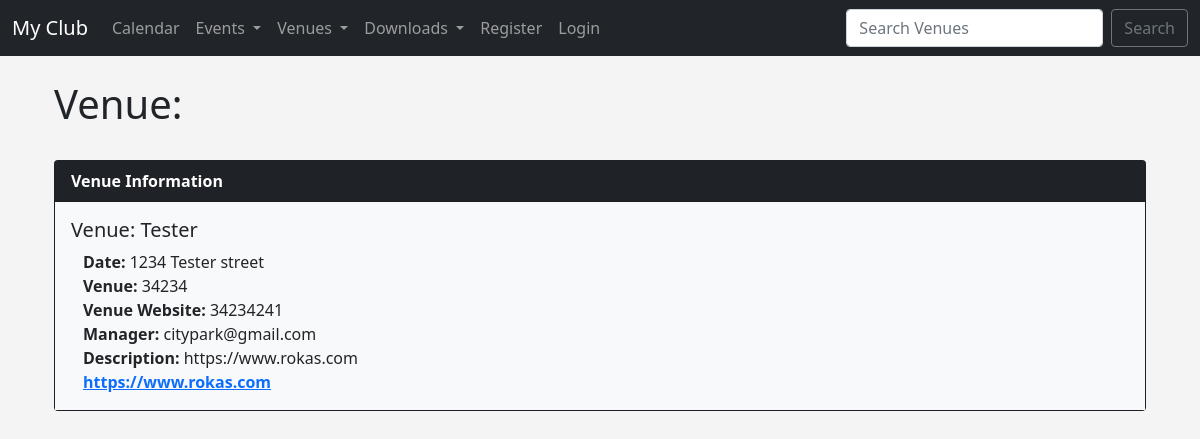
Screenshot of /show_venue/3 with the database file from the repository.
### events/models.py (models this page shows)
class Venue(models.Model):
    name = models.CharField('Venue name', max_length=120)
    address = models.CharField(max_length=300)
    zip_code = models.CharField("Zip Code", max_length=15)
    phone = models.CharField('Contact Phone', max_length=25, blank=True)
    web = models.URLField('Website Address', blank=True)
    email_address = models.EmailField('Email Address', blank=True)
    owner = models.IntegerField('Venue Owner', blank=False, default=1)
    def __str__(self):
        return self.name

### events/views.py (the view)
# urls.py: path('show_venue/<venue_id>', views.show_venue, name="show-venue"),
def show_venue(request, venue_id):
    venue = Venue.objects.get(pk=venue_id)
    return render(request, 'events/show_venue.html', {
        'venue': venue,
    })

### events/templates/events/show_venue.html
{% extends 'events/base.html' %}
{% block content %}
<div class="container">
    <h1>Venue: </h1><br>
<div class="card text-white bg-dark mb-3">
  <div class="card-header" style="color: #fff; font-weight: bold">
    Venue Information
  </div>
  <div class="card-body bg-light text-dark">
    <h5 class="card-title">Venue: {{ venue }}</h5>
    <p class="card-text container">
            <strong>Date: </strong> {{ venue.address }}<br>
            <strong>Venue: </strong> {{ venue.zip_code }} <br>
            <strong>Venue Website: </strong> {{ venue.phone }}<br>
            <strong>Manager: </strong> {{ venue.email_address }}<br>
            <strong>Description: </strong> {{ venue.web }}<br>
            <strong><a href="{{ venue.web }}">{{ venue.web }}</a></strong>
    </p>
  </div>
    </div>
{% endblock %}

### events/templates/events/base.html (style rules this page uses)
body { background-color: #f4f4f4; }

### rows the page displays
Venue: name "Tester", address "1234 Tester street", zip_code "34234", phone "34234241", email_address "citypark@gmail.com", web "https://www.rokas.com"
